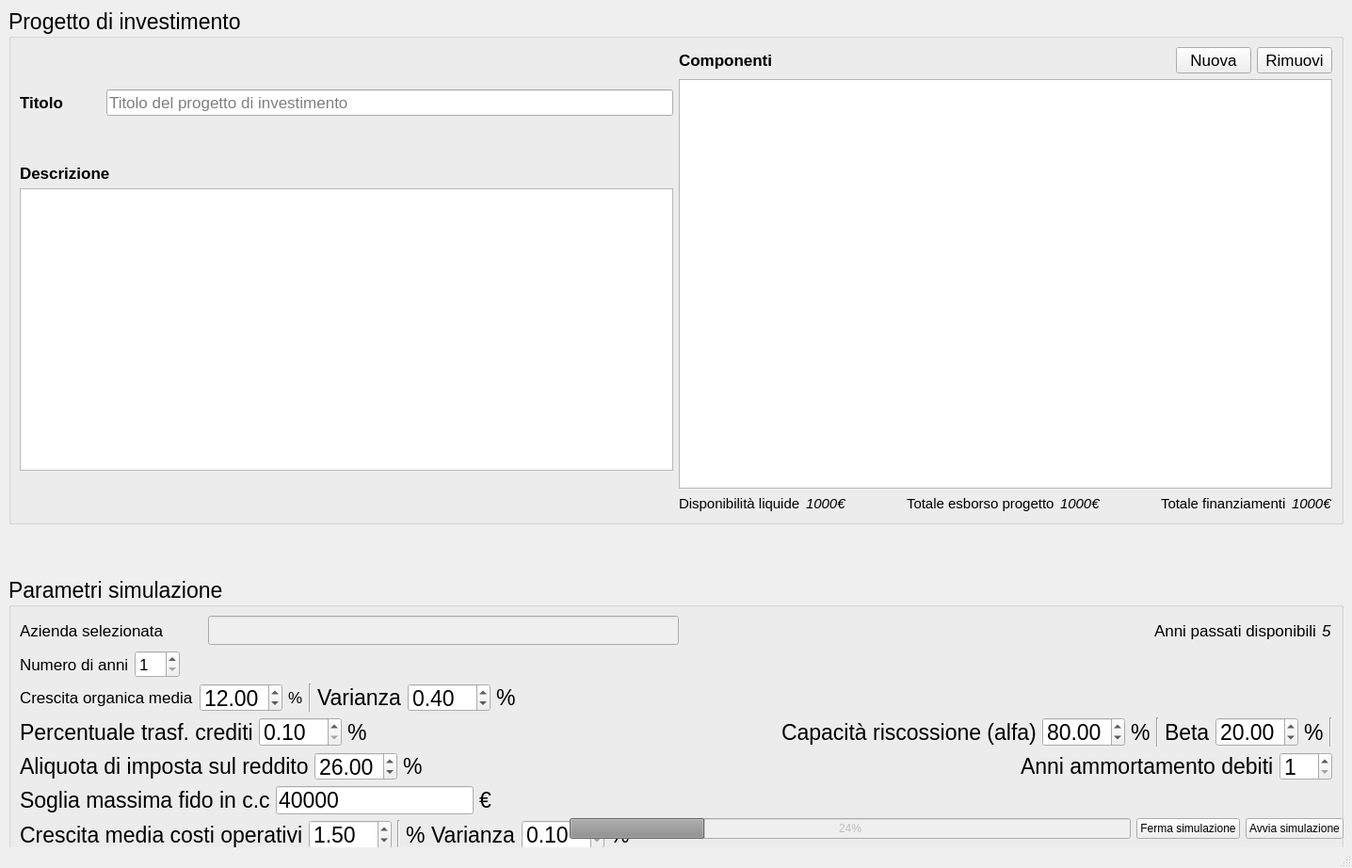
<?xml version="1.0" encoding="UTF-8"?>
<ui version="4.0">
 <class>MainWindow</class>
 <widget class="QMainWindow" name="MainWindow">
  <property name="geometry">
   <rect>
    <x>0</x>
    <y>0</y>
    <width>1436</width>
    <height>922</height>
   </rect>
  </property>
  <property name="windowTitle">
   <string>MainWindow</string>
  </property>
  <property name="styleSheet">
   <string notr="true">QLabel[cssClass=&quot;number-label&quot;] {
	padding: 5px;
	background-color: rgb(18, 65, 255);
	border-radius: 5px;
	font-style: italic;
}</string>
  </property>
  <widget class="QWidget" name="centralwidget">
   <layout class="QVBoxLayout" name="verticalLayout">
    <item>
     <widget class="QGroupBox" name="groupBox">
      <property name="sizePolicy">
       <sizepolicy hsizetype="Preferred" vsizetype="Expanding">
        <horstretch>0</horstretch>
        <verstretch>0</verstretch>
       </sizepolicy>
      </property>
      <property name="minimumSize">
       <size>
        <width>0</width>
        <height>300</height>
       </size>
      </property>
      <property name="maximumSize">
       <size>
        <width>16777215</width>
        <height>16777215</height>
       </size>
      </property>
      <property name="font">
       <font>
        <pointsize>17</pointsize>
       </font>
      </property>
      <property name="title">
       <string>Progetto di investimento</string>
      </property>
      <layout class="QHBoxLayout" name="horizontalLayout_6">
       <item>
        <layout class="QVBoxLayout" name="verticalLayout_4">
         <item>
          <layout class="QHBoxLayout" name="horizontalLayout_3">
           <item>
            <widget class="QLabel" name="label_2">
             <property name="sizePolicy">
              <sizepolicy hsizetype="Fixed" vsizetype="Preferred">
               <horstretch>0</horstretch>
               <verstretch>0</verstretch>
              </sizepolicy>
             </property>
             <property name="font">
              <font>
               <pointsize>13</pointsize>
               <bold>true</bold>
              </font>
             </property>
             <property name="text">
              <string>Titolo</string>
             </property>
            </widget>
           </item>
           <item>
            <spacer name="horizontalSpacer_3">
             <property name="orientation">
              <enum>Qt::Orientation::Horizontal</enum>
             </property>
             <property name="sizeType">
              <enum>QSizePolicy::Policy::Fixed</enum>
             </property>
             <property name="sizeHint" stdset="0">
              <size>
               <width>40</width>
               <height>20</height>
              </size>
             </property>
            </spacer>
           </item>
           <item>
            <widget class="QLineEdit" name="projectTitleLineEdit">
             <property name="font">
              <font>
               <pointsize>13</pointsize>
              </font>
             </property>
             <property name="placeholderText">
              <string>Titolo del progetto di investimento</string>
             </property>
            </widget>
           </item>
          </layout>
         </item>
         <item>
          <layout class="QVBoxLayout" name="verticalLayout_2">
           <item>
            <widget class="QLabel" name="label_3">
             <property name="sizePolicy">
              <sizepolicy hsizetype="Fixed" vsizetype="Fixed">
               <horstretch>0</horstretch>
               <verstretch>0</verstretch>
              </sizepolicy>
             </property>
             <property name="font">
              <font>
               <pointsize>13</pointsize>
               <bold>true</bold>
              </font>
             </property>
             <property name="text">
              <string>Descrizione</string>
             </property>
            </widget>
           </item>
           <item>
            <widget class="QTextEdit" name="projectDescription">
             <property name="maximumSize">
              <size>
               <width>16777215</width>
               <height>300</height>
              </size>
             </property>
             <property name="font">
              <font>
               <pointsize>13</pointsize>
              </font>
             </property>
            </widget>
           </item>
          </layout>
         </item>
        </layout>
       </item>
       <item>
        <layout class="QVBoxLayout" name="verticalLayout_3">
         <item>
          <layout class="QHBoxLayout" name="horizontalLayout_5">
           <item>
            <widget class="QLabel" name="label_4">
             <property name="sizePolicy">
              <sizepolicy hsizetype="Fixed" vsizetype="Preferred">
               <horstretch>0</horstretch>
               <verstretch>0</verstretch>
              </sizepolicy>
             </property>
             <property name="font">
              <font>
               <pointsize>13</pointsize>
               <bold>true</bold>
              </font>
             </property>
             <property name="text">
              <string>Componenti</string>
             </property>
            </widget>
           </item>
           <item>
            <layout class="QHBoxLayout" name="horizontalLayout_4">
             <item>
              <spacer name="horizontalSpacer_4">
               <property name="orientation">
                <enum>Qt::Orientation::Horizontal</enum>
               </property>
               <property name="sizeHint" stdset="0">
                <size>
                 <width>40</width>
                 <height>20</height>
                </size>
               </property>
              </spacer>
             </item>
             <item>
              <widget class="QPushButton" name="newComponentBtn">
               <property name="sizePolicy">
                <sizepolicy hsizetype="Fixed" vsizetype="Fixed">
                 <horstretch>0</horstretch>
                 <verstretch>0</verstretch>
                </sizepolicy>
               </property>
               <property name="font">
                <font>
                 <pointsize>13</pointsize>
                </font>
               </property>
               <property name="text">
                <string>Nuova</string>
               </property>
              </widget>
             </item>
             <item>
              <widget class="QPushButton" name="removeComponentBtn">
               <property name="sizePolicy">
                <sizepolicy hsizetype="Fixed" vsizetype="Fixed">
                 <horstretch>0</horstretch>
                 <verstretch>0</verstretch>
                </sizepolicy>
               </property>
               <property name="font">
                <font>
                 <pointsize>13</pointsize>
                </font>
               </property>
               <property name="text">
                <string>Rimuovi</string>
               </property>
              </widget>
             </item>
            </layout>
           </item>
          </layout>
         </item>
         <item>
          <widget class="QListView" name="projectComponentsListView">
           <property name="font">
            <font>
             <pointsize>13</pointsize>
            </font>
           </property>
          </widget>
         </item>
         <item>
          <layout class="QHBoxLayout" name="horizontalLayout_12">
           <item>
            <widget class="QLabel" name="label_10">
             <property name="sizePolicy">
              <sizepolicy hsizetype="Fixed" vsizetype="Preferred">
               <horstretch>0</horstretch>
               <verstretch>0</verstretch>
              </sizepolicy>
             </property>
             <property name="font">
              <font>
               <pointsize>11</pointsize>
              </font>
             </property>
             <property name="toolTip">
              <string>Disponibilità liquide disponibili all'ultimo bilancio</string>
             </property>
             <property name="text">
              <string>Disponibilità liquide</string>
             </property>
            </widget>
           </item>
           <item>
            <widget class="QLabel" name="liquidAvailabilityLabel">
             <property name="sizePolicy">
              <sizepolicy hsizetype="Fixed" vsizetype="Preferred">
               <horstretch>0</horstretch>
               <verstretch>0</verstretch>
              </sizepolicy>
             </property>
             <property name="font">
              <font>
               <pointsize>11</pointsize>
               <italic>true</italic>
              </font>
             </property>
             <property name="text">
              <string>1000€</string>
             </property>
             <property name="cssClass" stdset="0">
              <string>number-label</string>
             </property>
            </widget>
           </item>
           <item>
            <spacer name="horizontalSpacer_5">
             <property name="orientation">
              <enum>Qt::Orientation::Horizontal</enum>
             </property>
             <property name="sizeHint" stdset="0">
              <size>
               <width>40</width>
               <height>20</height>
              </size>
             </property>
            </spacer>
           </item>
           <item>
            <widget class="QLabel" name="label_13">
             <property name="sizePolicy">
              <sizepolicy hsizetype="Fixed" vsizetype="Preferred">
               <horstretch>0</horstretch>
               <verstretch>0</verstretch>
              </sizepolicy>
             </property>
             <property name="font">
              <font>
               <pointsize>11</pointsize>
              </font>
             </property>
             <property name="toolTip">
              <string>Totale esborso immediato del progetto nel primo mese</string>
             </property>
             <property name="text">
              <string>Totale esborso progetto</string>
             </property>
            </widget>
           </item>
           <item>
            <widget class="QLabel" name="totalEsbLabel">
             <property name="sizePolicy">
              <sizepolicy hsizetype="Fixed" vsizetype="Preferred">
               <horstretch>0</horstretch>
               <verstretch>0</verstretch>
              </sizepolicy>
             </property>
             <property name="font">
              <font>
               <pointsize>11</pointsize>
               <italic>true</italic>
              </font>
             </property>
             <property name="text">
              <string>1000€</string>
             </property>
             <property name="cssClass" stdset="0">
              <string>number-label</string>
             </property>
            </widget>
           </item>
           <item>
            <spacer name="horizontalSpacer_7">
             <property name="orientation">
              <enum>Qt::Orientation::Horizontal</enum>
             </property>
             <property name="sizeHint" stdset="0">
              <size>
               <width>40</width>
               <height>20</height>
              </size>
             </property>
            </spacer>
           </item>
           <item>
            <widget class="QLabel" name="label_15">
             <property name="sizePolicy">
              <sizepolicy hsizetype="Fixed" vsizetype="Preferred">
               <horstretch>0</horstretch>
               <verstretch>0</verstretch>
              </sizepolicy>
             </property>
             <property name="font">
              <font>
               <pointsize>11</pointsize>
              </font>
             </property>
             <property name="toolTip">
              <string>Totale finanziamenti (a debito e tramite soci) richiesti</string>
             </property>
             <property name="text">
              <string>Totale finanziamenti</string>
             </property>
            </widget>
           </item>
           <item>
            <widget class="QLabel" name="totalFundingLabel">
             <property name="sizePolicy">
              <sizepolicy hsizetype="Fixed" vsizetype="Preferred">
               <horstretch>0</horstretch>
               <verstretch>0</verstretch>
              </sizepolicy>
             </property>
             <property name="font">
              <font>
               <pointsize>11</pointsize>
               <italic>true</italic>
              </font>
             </property>
             <property name="text">
              <string>1000€</string>
             </property>
             <property name="cssClass" stdset="0">
              <string>number-label</string>
             </property>
            </widget>
           </item>
          </layout>
         </item>
        </layout>
       </item>
      </layout>
     </widget>
    </item>
    <item>
     <widget class="QGroupBox" name="groupBox_2">
      <property name="sizePolicy">
       <sizepolicy hsizetype="Preferred" vsizetype="Fixed">
        <horstretch>0</horstretch>
        <verstretch>0</verstretch>
       </sizepolicy>
      </property>
      <property name="minimumSize">
       <size>
        <width>0</width>
        <height>300</height>
       </size>
      </property>
      <property name="maximumSize">
       <size>
        <width>16777215</width>
        <height>200</height>
       </size>
      </property>
      <property name="font">
       <font>
        <pointsize>17</pointsize>
       </font>
      </property>
      <property name="title">
       <string>Parametri simulazione</string>
      </property>
      <layout class="QVBoxLayout" name="verticalLayout_5">
       <item>
        <layout class="QHBoxLayout" name="horizontalLayout_2">
         <item>
          <widget class="QLabel" name="label">
           <property name="sizePolicy">
            <sizepolicy hsizetype="Fixed" vsizetype="Preferred">
             <horstretch>0</horstretch>
             <verstretch>0</verstretch>
            </sizepolicy>
           </property>
           <property name="font">
            <font>
             <pointsize>13</pointsize>
            </font>
           </property>
           <property name="text">
            <string>Azienda selezionata</string>
           </property>
          </widget>
         </item>
         <item>
          <spacer name="horizontalSpacer_2">
           <property name="orientation">
            <enum>Qt::Orientation::Horizontal</enum>
           </property>
           <property name="sizeType">
            <enum>QSizePolicy::Policy::Minimum</enum>
           </property>
           <property name="sizeHint" stdset="0">
            <size>
             <width>40</width>
             <height>20</height>
            </size>
           </property>
          </spacer>
         </item>
         <item>
          <widget class="QLineEdit" name="companyNameEdit">
           <property name="enabled">
            <bool>false</bool>
           </property>
          </widget>
         </item>
         <item>
          <spacer name="horizontalSpacer_9">
           <property name="orientation">
            <enum>Qt::Orientation::Horizontal</enum>
           </property>
           <property name="sizeHint" stdset="0">
            <size>
             <width>40</width>
             <height>20</height>
            </size>
           </property>
          </spacer>
         </item>
         <item>
          <widget class="QLabel" name="label_9">
           <property name="font">
            <font>
             <pointsize>13</pointsize>
            </font>
           </property>
           <property name="text">
            <string>Anni passati disponibili</string>
           </property>
          </widget>
         </item>
         <item>
          <widget class="QLabel" name="lastAvYearsLabel">
           <property name="font">
            <font>
             <pointsize>13</pointsize>
             <italic>true</italic>
            </font>
           </property>
           <property name="styleSheet">
            <string notr="true"/>
           </property>
           <property name="text">
            <string>5</string>
           </property>
           <property name="cssClass" stdset="0">
            <string>number-label</string>
           </property>
          </widget>
         </item>
        </layout>
       </item>
       <item>
        <layout class="QHBoxLayout" name="horizontalLayout_11">
         <item>
          <layout class="QHBoxLayout" name="horizontalLayout_7">
           <item>
            <widget class="QLabel" name="label_5">
             <property name="font">
              <font>
               <pointsize>13</pointsize>
              </font>
             </property>
             <property name="toolTip">
              <string>Numero di anni su cui strutturare la simulazione</string>
             </property>
             <property name="text">
              <string>Numero di anni</string>
             </property>
            </widget>
           </item>
           <item>
            <widget class="QSpinBox" name="numberOfYears">
             <property name="font">
              <font>
               <pointsize>13</pointsize>
              </font>
             </property>
             <property name="minimum">
              <number>1</number>
             </property>
            </widget>
           </item>
          </layout>
         </item>
         <item>
          <layout class="QHBoxLayout" name="horizontalLayout_8">
           <item>
            <spacer name="horizontalSpacer_10">
             <property name="orientation">
              <enum>Qt::Orientation::Horizontal</enum>
             </property>
             <property name="sizeHint" stdset="0">
              <size>
               <width>40</width>
               <height>20</height>
              </size>
             </property>
            </spacer>
           </item>
          </layout>
         </item>
        </layout>
       </item>
       <item>
        <layout class="QHBoxLayout" name="horizontalLayout_9">
         <item>
          <widget class="QLabel" name="label_7">
           <property name="font">
            <font>
             <pointsize>13</pointsize>
            </font>
           </property>
           <property name="toolTip">
            <string>&lt;html&gt;&lt;head/&gt;&lt;body&gt;&lt;p&gt;Crescita spontanea annuale del fatturato senza operazioni legate al progetto di investimento. Rappresentata tramite un modello Browniano di cui è possibile specificare valore medio e varianza. &lt;/p&gt;&lt;/body&gt;&lt;/html&gt;</string>
           </property>
           <property name="text">
            <string>Crescita organica media</string>
           </property>
          </widget>
         </item>
         <item>
          <widget class="QDoubleSpinBox" name="organicGRAvgEdit">
           <property name="minimum">
            <double>0.100000000000000</double>
           </property>
           <property name="value">
            <double>12.000000000000000</double>
           </property>
          </widget>
         </item>
         <item>
          <widget class="QLabel" name="label_8">
           <property name="font">
            <font>
             <pointsize>13</pointsize>
            </font>
           </property>
           <property name="text">
            <string>%</string>
           </property>
          </widget>
         </item>
         <item>
          <widget class="Line" name="line_3">
           <property name="orientation">
            <enum>Qt::Orientation::Vertical</enum>
           </property>
          </widget>
         </item>
         <item>
          <widget class="QLabel" name="label_11">
           <property name="text">
            <string>Varianza</string>
           </property>
          </widget>
         </item>
         <item>
          <widget class="QDoubleSpinBox" name="organigGRVarEdit">
           <property name="minimum">
            <double>0.100000000000000</double>
           </property>
           <property name="value">
            <double>0.400000000000000</double>
           </property>
          </widget>
         </item>
         <item>
          <widget class="QLabel" name="label_12">
           <property name="text">
            <string>%</string>
           </property>
          </widget>
         </item>
         <item>
          <spacer name="horizontalSpacer_11">
           <property name="orientation">
            <enum>Qt::Orientation::Horizontal</enum>
           </property>
           <property name="sizeHint" stdset="0">
            <size>
             <width>40</width>
             <height>20</height>
            </size>
           </property>
          </spacer>
         </item>
        </layout>
       </item>
       <item>
        <layout class="QHBoxLayout" name="horizontalLayout_10">
         <item>
          <widget class="QLabel" name="label_28">
           <property name="toolTip">
            <string>Percentuale di crediti &quot;oltre&quot; che vengono trasferiti ogni anno a quelli &quot;entro&quot;</string>
           </property>
           <property name="text">
            <string>Percentuale trasf. crediti</string>
           </property>
          </widget>
         </item>
         <item>
          <widget class="QDoubleSpinBox" name="cpercEdit">
           <property name="minimum">
            <double>0.100000000000000</double>
           </property>
          </widget>
         </item>
         <item>
          <widget class="QLabel" name="label_29">
           <property name="text">
            <string>%</string>
           </property>
          </widget>
         </item>
         <item>
          <spacer name="horizontalSpacer_8">
           <property name="orientation">
            <enum>Qt::Orientation::Horizontal</enum>
           </property>
           <property name="sizeHint" stdset="0">
            <size>
             <width>40</width>
             <height>20</height>
            </size>
           </property>
          </spacer>
         </item>
         <item>
          <widget class="QLabel" name="label_24">
           <property name="toolTip">
            <string>&lt;html&gt;&lt;head/&gt;&lt;body&gt;&lt;p&gt;Distribuzione della capacità di riscossione crediti dell'impresa (distribuzione beta con parametri alfa e beta)&lt;/p&gt;&lt;/body&gt;&lt;/html&gt;</string>
           </property>
           <property name="text">
            <string>Capacità riscossione (alfa)</string>
           </property>
          </widget>
         </item>
         <item>
          <widget class="QDoubleSpinBox" name="alphaRiscEdit">
           <property name="sizePolicy">
            <sizepolicy hsizetype="Fixed" vsizetype="Fixed">
             <horstretch>0</horstretch>
             <verstretch>0</verstretch>
            </sizepolicy>
           </property>
           <property name="minimum">
            <double>0.100000000000000</double>
           </property>
           <property name="value">
            <double>80.000000000000000</double>
           </property>
          </widget>
         </item>
         <item>
          <widget class="QLabel" name="label_25">
           <property name="text">
            <string>%</string>
           </property>
          </widget>
         </item>
         <item>
          <widget class="Line" name="line_4">
           <property name="orientation">
            <enum>Qt::Orientation::Vertical</enum>
           </property>
          </widget>
         </item>
         <item>
          <widget class="QLabel" name="label_26">
           <property name="sizePolicy">
            <sizepolicy hsizetype="Fixed" vsizetype="Preferred">
             <horstretch>0</horstretch>
             <verstretch>0</verstretch>
            </sizepolicy>
           </property>
           <property name="text">
            <string>Beta</string>
           </property>
          </widget>
         </item>
         <item>
          <widget class="QDoubleSpinBox" name="betaRiscEdit">
           <property name="sizePolicy">
            <sizepolicy hsizetype="Fixed" vsizetype="Fixed">
             <horstretch>0</horstretch>
             <verstretch>0</verstretch>
            </sizepolicy>
           </property>
           <property name="minimum">
            <double>0.100000000000000</double>
           </property>
           <property name="value">
            <double>20.000000000000000</double>
           </property>
          </widget>
         </item>
         <item>
          <widget class="QLabel" name="label_27">
           <property name="text">
            <string>%</string>
           </property>
          </widget>
         </item>
         <item>
          <widget class="Line" name="line_2">
           <property name="orientation">
            <enum>Qt::Orientation::Vertical</enum>
           </property>
          </widget>
         </item>
        </layout>
       </item>
       <item>
        <layout class="QHBoxLayout" name="horizontalLayout_13">
         <item>
          <widget class="QLabel" name="label_6">
           <property name="sizePolicy">
            <sizepolicy hsizetype="Fixed" vsizetype="Preferred">
             <horstretch>0</horstretch>
             <verstretch>0</verstretch>
            </sizepolicy>
           </property>
           <property name="toolTip">
            <string>Aliquota di imposta applicata sull'utile (quando presente)</string>
           </property>
           <property name="text">
            <string>Aliquota di imposta sul reddito</string>
           </property>
          </widget>
         </item>
         <item>
          <widget class="QDoubleSpinBox" name="aliquotaImpostaEdit">
           <property name="sizePolicy">
            <sizepolicy hsizetype="Fixed" vsizetype="Fixed">
             <horstretch>0</horstretch>
             <verstretch>0</verstretch>
            </sizepolicy>
           </property>
           <property name="minimum">
            <double>0.100000000000000</double>
           </property>
           <property name="value">
            <double>26.000000000000000</double>
           </property>
          </widget>
         </item>
         <item>
          <widget class="QLabel" name="label_14">
           <property name="text">
            <string>%</string>
           </property>
          </widget>
         </item>
         <item>
          <spacer name="horizontalSpacer_6">
           <property name="orientation">
            <enum>Qt::Orientation::Horizontal</enum>
           </property>
           <property name="sizeHint" stdset="0">
            <size>
             <width>40</width>
             <height>20</height>
            </size>
           </property>
          </spacer>
         </item>
         <item>
          <widget class="QLabel" name="label_18">
           <property name="toolTip">
            <string>&lt;html&gt;&lt;head/&gt;&lt;body&gt;&lt;p&gt;Anni di ammortamento per i debiti già presenti in bilancio di natura &amp;quot;entro&amp;quot; (esclusi quelli dovuti al progetto di investimento), a decorrere dal termine del primo anno simulato in cui avviene il saldo dei debiti &amp;quot;entro&amp;quot; con la liquidità presente. &lt;/p&gt;&lt;/body&gt;&lt;/html&gt;</string>
           </property>
           <property name="text">
            <string>Anni ammortamento debiti</string>
           </property>
          </widget>
         </item>
         <item>
          <widget class="QSpinBox" name="yearsDebtAmmortEdit">
           <property name="minimum">
            <number>1</number>
           </property>
          </widget>
         </item>
        </layout>
       </item>
       <item>
        <layout class="QHBoxLayout" name="horizontalLayout_14">
         <item>
          <widget class="QLabel" name="label_16">
           <property name="sizePolicy">
            <sizepolicy hsizetype="Fixed" vsizetype="Preferred">
             <horstretch>0</horstretch>
             <verstretch>0</verstretch>
            </sizepolicy>
           </property>
           <property name="toolTip">
            <string>&lt;html&gt;&lt;head/&gt;&lt;body&gt;&lt;p&gt;Quantità massima di € che la banca è disposta a fornire come fido in conto corrente. Impatta il fallimento dell'impresa e viene utilizzato quando la cassa diventa negativa. Qualora durante la simulazione la cassa dovesse diventare negativa e superare la quantità di fido disponibile l'azienda verrà dichiarata come fallita prima del termine della simulazione. &lt;/p&gt;&lt;p&gt;Nota: se impostato a 0 la simulazione non accetterà valori di cassa (liquidità) negativi&lt;/p&gt;&lt;/body&gt;&lt;/html&gt;</string>
           </property>
           <property name="text">
            <string>Soglia massima fido in c.c</string>
           </property>
          </widget>
         </item>
         <item>
          <widget class="QLineEdit" name="maxFidoCCEdit">
           <property name="sizePolicy">
            <sizepolicy hsizetype="Fixed" vsizetype="Fixed">
             <horstretch>0</horstretch>
             <verstretch>0</verstretch>
            </sizepolicy>
           </property>
           <property name="text">
            <string>40000</string>
           </property>
          </widget>
         </item>
         <item>
          <widget class="QLabel" name="label_17">
           <property name="sizePolicy">
            <sizepolicy hsizetype="Fixed" vsizetype="Preferred">
             <horstretch>0</horstretch>
             <verstretch>0</verstretch>
            </sizepolicy>
           </property>
           <property name="text">
            <string>€</string>
           </property>
          </widget>
         </item>
         <item>
          <spacer name="horizontalSpacer_13">
           <property name="orientation">
            <enum>Qt::Orientation::Horizontal</enum>
           </property>
           <property name="sizeHint" stdset="0">
            <size>
             <width>40</width>
             <height>20</height>
            </size>
           </property>
          </spacer>
         </item>
        </layout>
       </item>
       <item>
        <layout class="QHBoxLayout" name="horizontalLayout_15">
         <item>
          <widget class="QLabel" name="label_20">
           <property name="sizePolicy">
            <sizepolicy hsizetype="Fixed" vsizetype="Preferred">
             <horstretch>0</horstretch>
             <verstretch>0</verstretch>
            </sizepolicy>
           </property>
           <property name="toolTip">
            <string>&lt;html&gt;&lt;head/&gt;&lt;body&gt;&lt;p&gt;Crescita media annuale dei costi operativi per l'azienda&lt;/p&gt;&lt;/body&gt;&lt;/html&gt;</string>
           </property>
           <property name="text">
            <string>Crescita media costi operativi</string>
           </property>
          </widget>
         </item>
         <item>
          <widget class="QDoubleSpinBox" name="costGrowthAverage">
           <property name="sizePolicy">
            <sizepolicy hsizetype="Fixed" vsizetype="Fixed">
             <horstretch>0</horstretch>
             <verstretch>0</verstretch>
            </sizepolicy>
           </property>
           <property name="value">
            <double>1.500000000000000</double>
           </property>
          </widget>
         </item>
         <item>
          <widget class="Line" name="line">
           <property name="orientation">
            <enum>Qt::Orientation::Vertical</enum>
           </property>
          </widget>
         </item>
         <item>
          <widget class="QLabel" name="label_21">
           <property name="text">
            <string>%</string>
           </property>
          </widget>
         </item>
         <item>
          <widget class="QLabel" name="label_22">
           <property name="text">
            <string>Varianza</string>
           </property>
          </widget>
         </item>
         <item>
          <widget class="QDoubleSpinBox" name="costGrowthVariance">
           <property name="minimum">
            <double>0.100000000000000</double>
           </property>
           <property name="value">
            <double>0.100000000000000</double>
           </property>
          </widget>
         </item>
         <item>
          <widget class="QLabel" name="label_23">
           <property name="text">
            <string>%</string>
           </property>
          </widget>
         </item>
         <item>
          <spacer name="horizontalSpacer_15">
           <property name="orientation">
            <enum>Qt::Orientation::Horizontal</enum>
           </property>
           <property name="sizeHint" stdset="0">
            <size>
             <width>40</width>
             <height>20</height>
            </size>
           </property>
          </spacer>
         </item>
        </layout>
       </item>
       <item>
        <spacer name="verticalSpacer">
         <property name="orientation">
          <enum>Qt::Orientation::Vertical</enum>
         </property>
         <property name="sizeHint" stdset="0">
          <size>
           <width>20</width>
           <height>40</height>
          </size>
         </property>
        </spacer>
       </item>
      </layout>
     </widget>
    </item>
    <item>
     <widget class="QWidget" name="widget" native="true">
      <property name="sizePolicy">
       <sizepolicy hsizetype="Expanding" vsizetype="Maximum">
        <horstretch>0</horstretch>
        <verstretch>0</verstretch>
       </sizepolicy>
      </property>
      <property name="minimumSize">
       <size>
        <width>27</width>
        <height>0</height>
       </size>
      </property>
      <layout class="QHBoxLayout" name="horizontalLayout">
       <property name="leftMargin">
        <number>0</number>
       </property>
       <property name="topMargin">
        <number>0</number>
       </property>
       <property name="rightMargin">
        <number>0</number>
       </property>
       <property name="bottomMargin">
        <number>0</number>
       </property>
       <item>
        <spacer name="horizontalSpacer">
         <property name="orientation">
          <enum>Qt::Orientation::Horizontal</enum>
         </property>
         <property name="sizeHint" stdset="0">
          <size>
           <width>421</width>
           <height>20</height>
          </size>
         </property>
        </spacer>
       </item>
       <item>
        <widget class="QProgressBar" name="simStatusBar">
         <property name="enabled">
          <bool>false</bool>
         </property>
         <property name="value">
          <number>24</number>
         </property>
        </widget>
       </item>
       <item>
        <widget class="QPushButton" name="stopSimBtn">
         <property name="sizePolicy">
          <sizepolicy hsizetype="Fixed" vsizetype="Fixed">
           <horstretch>0</horstretch>
           <verstretch>0</verstretch>
          </sizepolicy>
         </property>
         <property name="text">
          <string>Ferma simulazione</string>
         </property>
        </widget>
       </item>
       <item>
        <widget class="QPushButton" name="startSimBtn">
         <property name="sizePolicy">
          <sizepolicy hsizetype="Fixed" vsizetype="Fixed">
           <horstretch>0</horstretch>
           <verstretch>0</verstretch>
          </sizepolicy>
         </property>
         <property name="text">
          <string>Avvia simulazione</string>
         </property>
        </widget>
       </item>
      </layout>
     </widget>
    </item>
   </layout>
  </widget>
  <widget class="QMenuBar" name="menubar">
   <property name="geometry">
    <rect>
     <x>0</x>
     <y>0</y>
     <width>1436</width>
     <height>30</height>
    </rect>
   </property>
  </widget>
  <widget class="QStatusBar" name="statusbar"/>
 </widget>
 <resources/>
 <connections/>
</ui>
